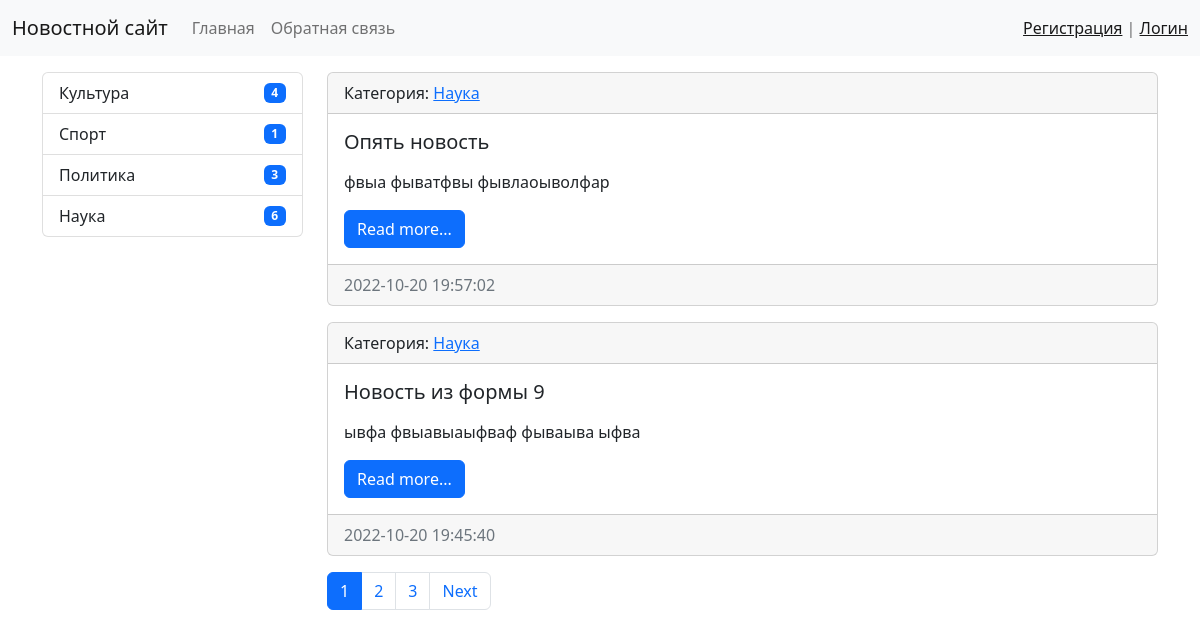
The app's page /, older data.
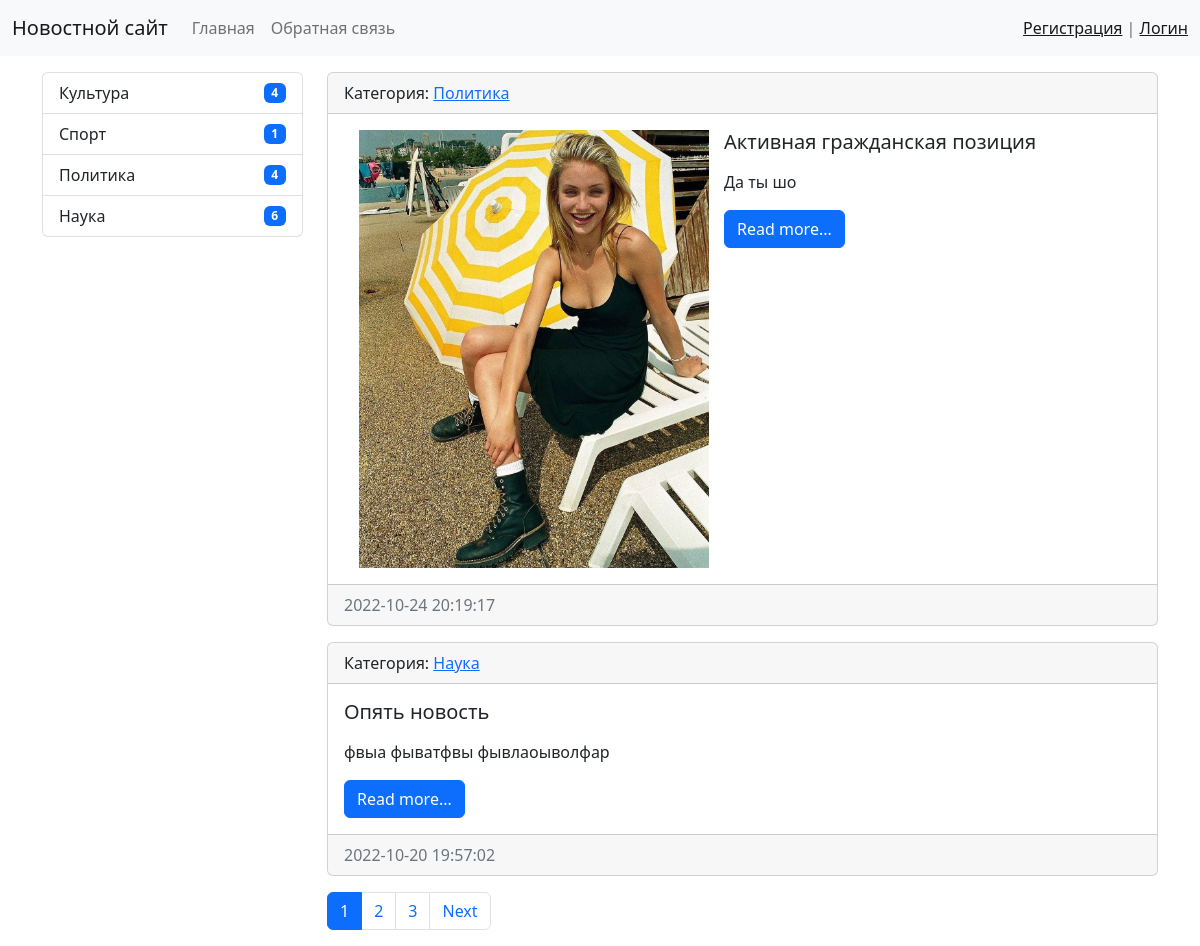
The same page, newer data.
### news/models.py (models this page shows, shortened)
class Category(models.Model):
    title = models.CharField(max_length=150, db_index=True, verbose_name='Наименование категории')
    def get_absolute_url(self):
        return reverse('category', kwargs={"category_id": self.pk})
    def __str__(self):
        return self.title
    class Meta:
        verbose_name = "Категория"
        verbose_name_plural = "Категории"
        ordering = ['title']

class News(models.Model):
    title = models.CharField(max_length=50, verbose_name='Наименование')
    content = models.TextField(blank=True, verbose_name='Контент')
    created_at = models.DateTimeField(auto_now_add=True, verbose_name='Дата публикации')
    updated_at = models.DateTimeField(auto_now=True, verbose_name='Обновлено')
    photo = models.ImageField(upload_to='photos/%Y/%m/%d/', verbose_name='Фото', blank=True)
    is_published = models.BooleanField(default=True, verbose_name='Опубликовано')
    category = models.ForeignKey('Category', on_delete=models.PROTECT, verbose_name='Категория')
    views = models.IntegerField(default=0)
    def get_absolute_url(self):
        return reverse('view_news', kwargs={"pk": self.pk})
    class Meta:
        verbose_name = "Новость"
        verbose_name_plural = "Новости"
        ordering = ['-created_at']

### news/views.py (the view)
# urls.py: path('', HomeNews.as_view(), name='home'),
class HomeNews(ListView):
    model = News
    template_name = 'news/home_news_list.html'
    context_object_name = 'news'
    paginate_by = 2
    def get_context_data(self, *, object_list=None, **kwargs):
        context = super().get_context_data(**kwargs)
        context['title'] = 'Главная страница'
        return context
    def get_queryset(self):
        return News.objects.filter(is_published=True).select_related('category')

### news/templatetags/news_tags.py (called while the page is built)
@register.inclusion_tag('news/list_categories.html')
def show_categories():
    categories = Category.objects.annotate(cnt=Count('news', filter=F('news__is_published'))).filter(cnt__gt=0)
    return {'categories': categories}

### news/templates/news/home_news_list.html (shortened to what this page needs)
{% extends 'base.html' %}
{% block sidebar %}
{% include 'inc/_sidebar.html' %}
{% endblock %}
{% block content %}
{% for item in news %}
<div class="card mb-3">
    <div class="card-header">
        Категория: <a href="{{ item.category.get_absolute_url }}">{{ item.category }}</a>
    </div>
    <div class="card-body">
        <div class="media">
            {% if item.photo %}
            <img src="{{ item.photo.url }}" width="350" class="mr-3" align="left" hspace="15">
            {% endif %}
            <div class="media-body">
                <h5 class="card-title">{{ item.title }}</h5>
                <p class="card-text">{{ item.content|safe|linebreaks|truncatewords:50 }}</p>
                <a href="{{ item.get_absolute_url }}" class="btn btn-primary">Read more...</a>
            </div>
        </div>
    </div>
    <div class="card-footer text-muted">
        {{ item.created_at|date:"Y-m-d H:i:s" }}
    </div>
</div>
{% endfor %}
{% endblock %}

### news/templates/news/list_categories.html
<div class="list-group">
    {% for item in categories %}
    <a href="{{ item.get_absolute_url }}" class="list-group-item d-flex justify-content-between align-items-center">
        {{ item.title }}
        <span class="badge badge-primary badge-pill" style="background-color:#0d6efd;">{{ item.cnt }}</span></a>
    {% endfor %}
</div>

Row changes from the older to the newer data that the page shows:
no longer on this page (row unchanged): News: category "Наука", title "Новость из формы 9", content "ывфа фвыавыаыфваф фываыва ыфва", created_at "2022-10-20 19:45:40"
computed for Category "Политика": cnt "3" → "4"
added News: category "Политика", photo (picture), title "Активная гражданская позиция", content "Да ты шо", created_at "2022-10-24 20:19:17"
